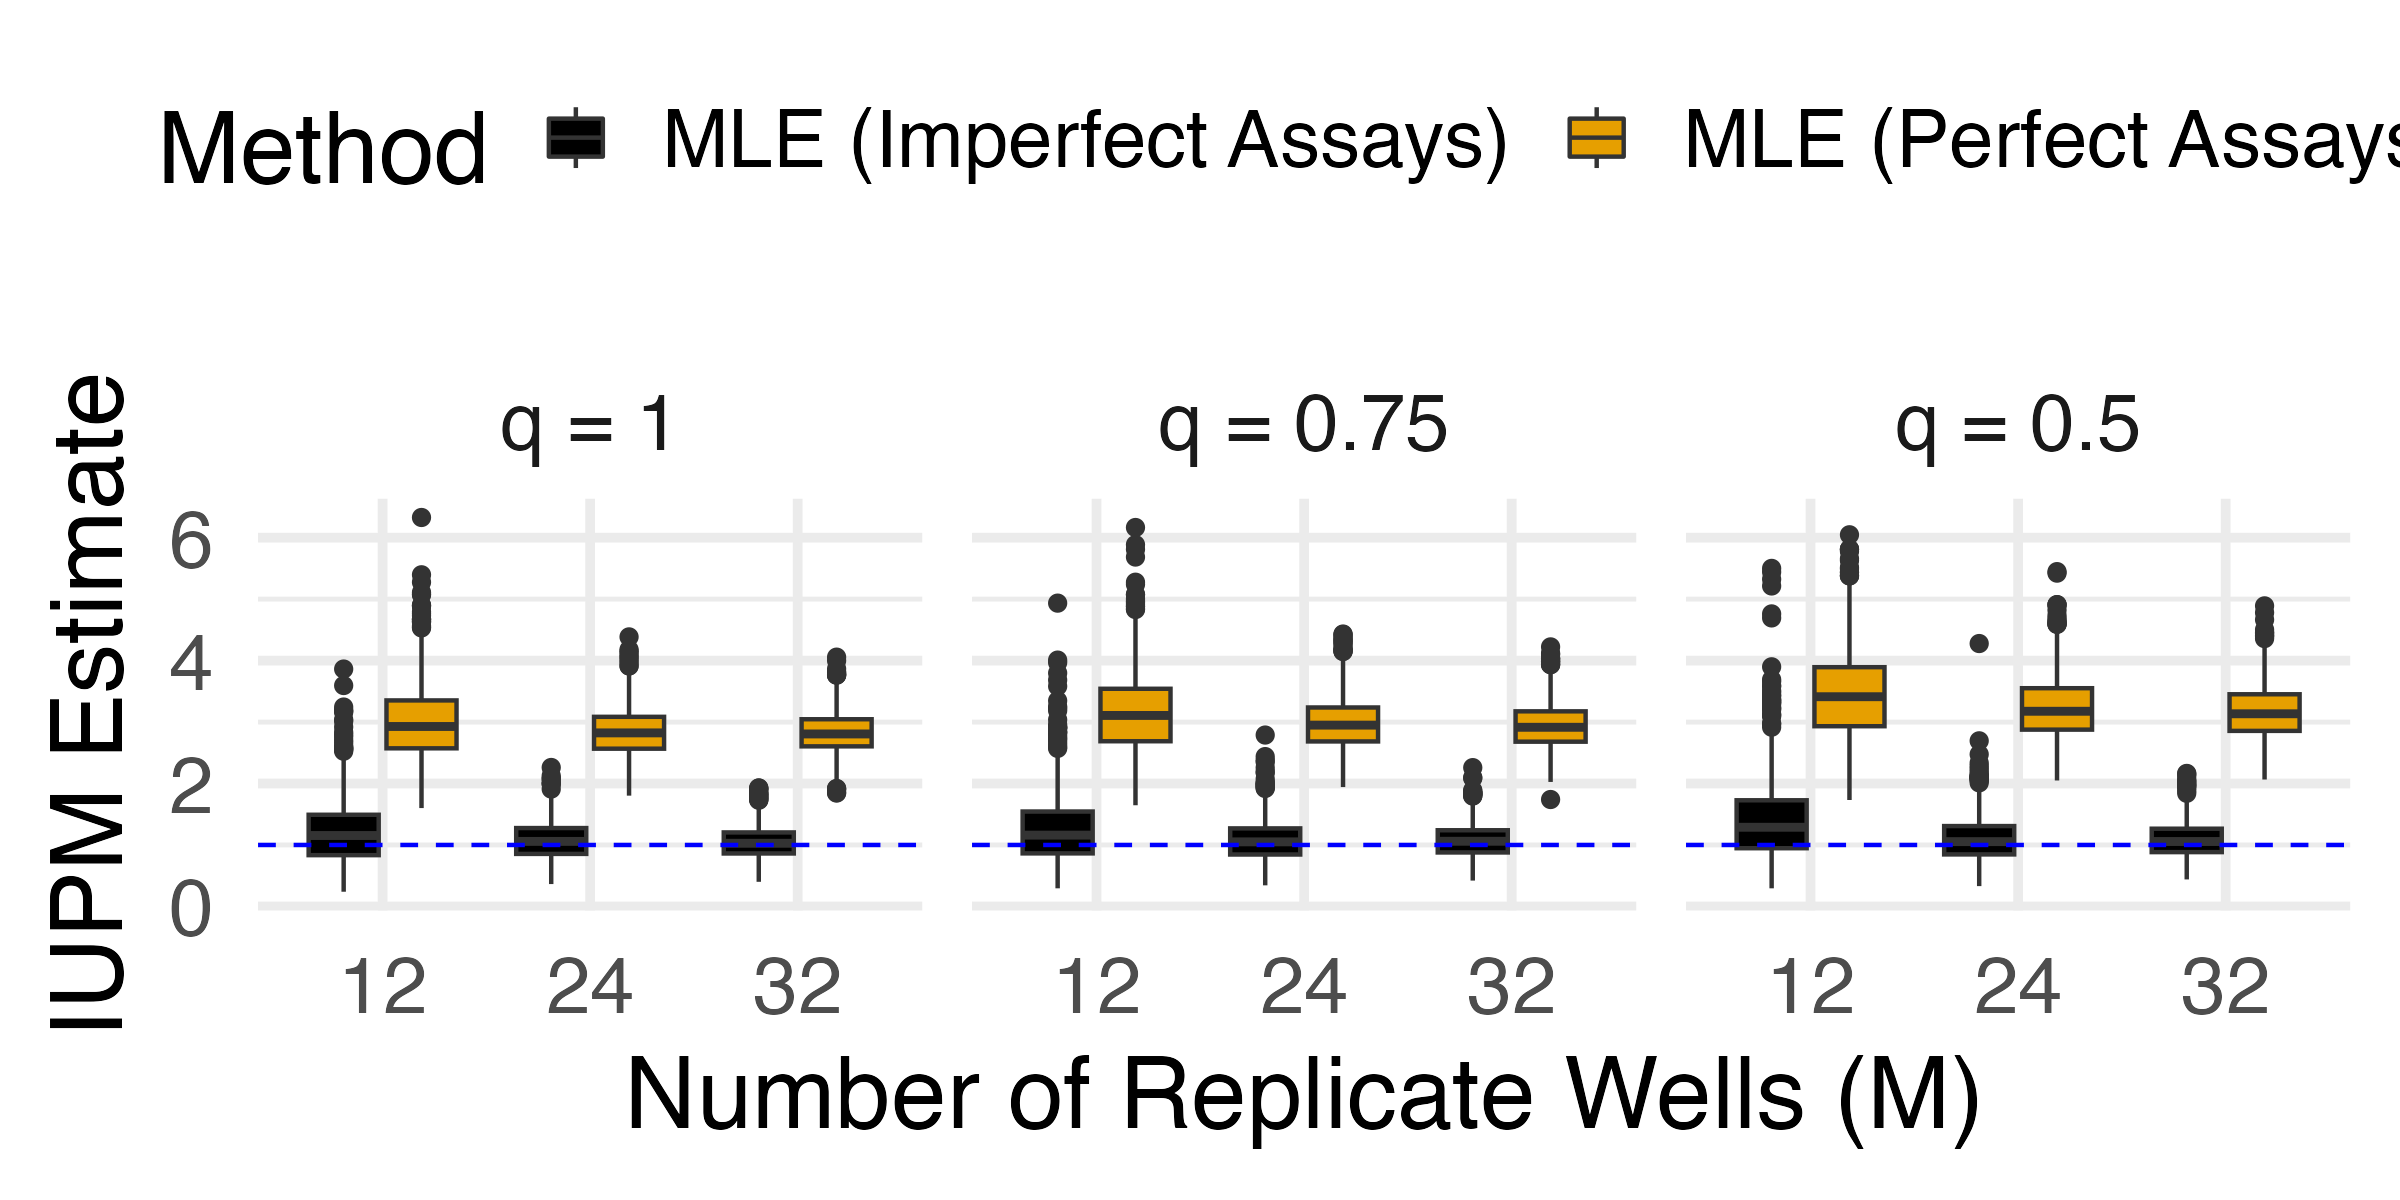

Write the R code that produced this figure.
library(ggplot2)

Results = do.call(what = dplyr::bind_rows, 
                  args = lapply(X = paste0("https://raw.githubusercontent.com/sarahlotspeich/SLDeepAssay/main/sim_data/vary-q/vary-q-seed", 11422:11431, ".csv"), 
                                FUN = read.csv)) |> 
  dplyr::mutate(
    Lambda = ifelse(conv == 0, ## Make any reps that didn't converge NA 
                    yes = as.numeric(Lambda), 
                    no = NA)
  )

Results |> 
  dplyr::group_by(M, q) |> 
  dplyr::summarize(
    corrected_reps = sum(!is.na(Lambda)),
    uncorrected_reps = sum(!is.na(Lambda_naive))
  ) |> 
  dplyr::ungroup() |> 
  dplyr::summarize(
    min_corrected_reps = min(corrected_reps), 
    min_uncorrected_reps = min(uncorrected_reps) 
  )
## MLE (Imperfect Assays) converged in 1000 / 1000 reps per setting
table(Results$msg) ### 9000 / 9000 replicates total 

plot_data = Results |>
  dplyr::mutate(q = factor(x = q, 
                           levels = c(1, 0.75, 0.5), 
                           labels = paste0("q = ", c(1, 0.75, 0.5)))
  ) |>
  dplyr::select(M, q, Lambda, Lambda_naive) |>
  tidyr::gather("estimator", "value", -c(1:2)) |>
  dplyr::mutate(estimator = factor(x = estimator, 
                                   levels = c("Lambda", "Lambda_naive"),
                                   labels = c("MLE (Imperfect Assays)", "MLE (Perfect Assays)"))) 

# Exclude 1 replicate where MLE (Imperfect Assays) was > 10
table(plot_data$value > 10, plot_data$estimator)

plot_data |> 
  dplyr::filter(value <= 10) |>
  ggplot(aes(x = factor(M), y = value, fill = estimator)) +
  geom_boxplot() +
  geom_hline(yintercept = 1, 
             linetype = 2, 
             color = "blue") +
  facet_grid(cols = vars(q), 
             scales = "free") + 
  ggthemes::scale_fill_colorblind(name = "Method") +
  theme_minimal(base_size = 24) + 
  theme(legend.position = "top") + 
  ylab("IUPM Estimate") + 
  xlab("Number of Replicate Wells (M)") 
ggsave(filename = "~/Documents/SLDeepAssay/figures_revision/figS4-boxplot-vary-q.png", 
       device = "png", units = "in", width = 8, height = 4)

